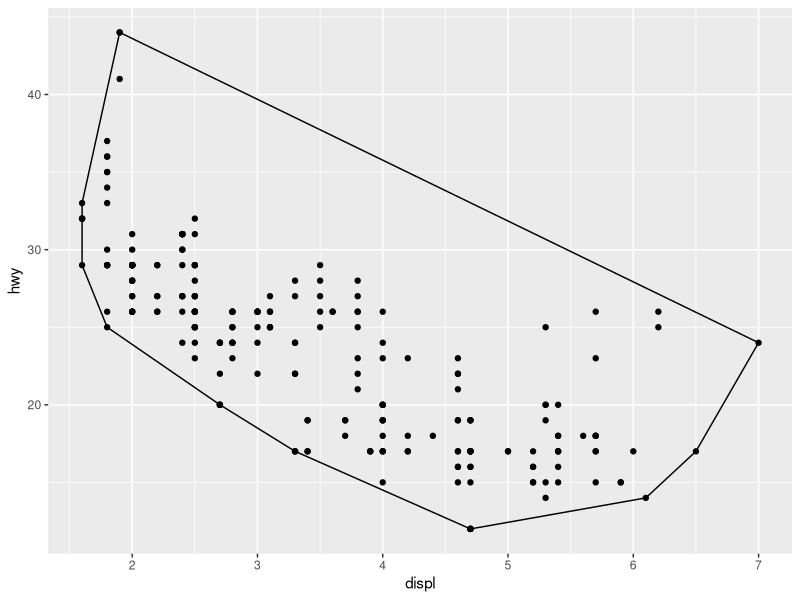
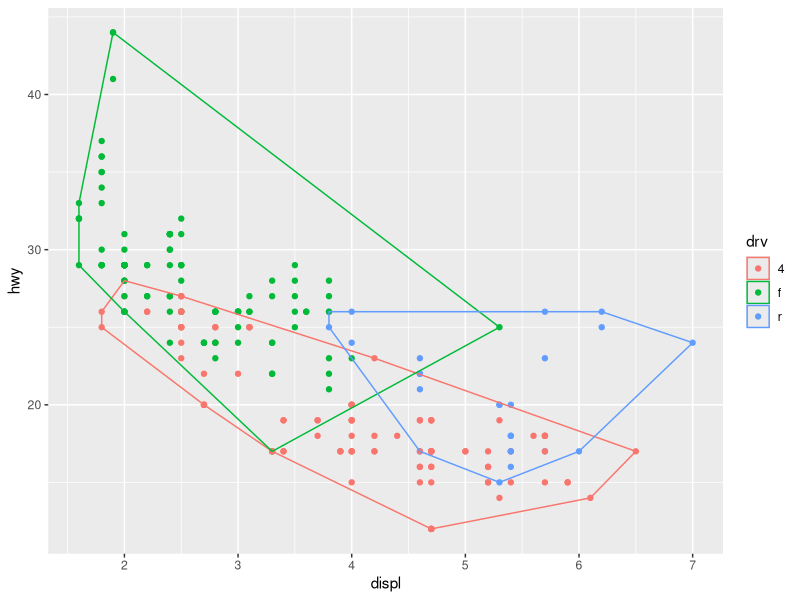
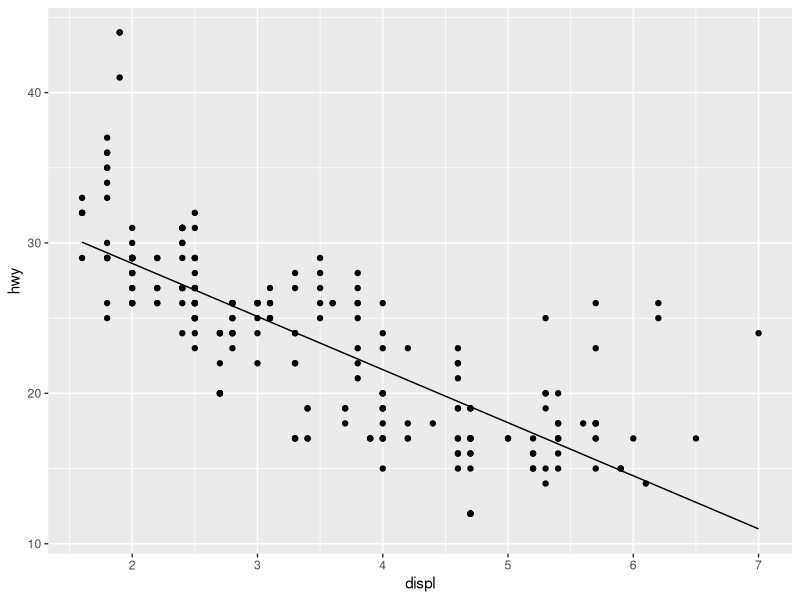
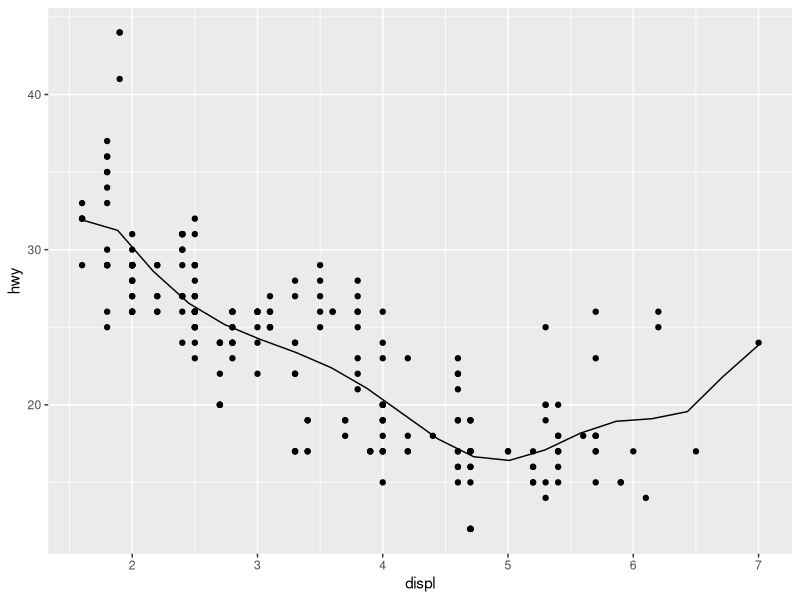

Reproduce these figures in R, in order. (Note: this script raises an error after producing the figures.)
## ---- chunk 1
knitr::opts_chunk$set(collapse = TRUE, comment = "#>")
library(ggplot2)
## ---- chunk 2
A <- ggproto("A", NULL,
  x = 1,
  inc = function(self) {
    self$x <- self$x + 1
  }
)
A$x
A$inc()
A$x
A$inc()
A$inc()
A$x
## ---- chunk 3
StatChull <- ggproto("StatChull", Stat,
  compute_group = function(data, scales) {
    data[chull(data$x, data$y), , drop = FALSE]
  },
  
  required_aes = c("x", "y")
)
## ---- chunk 4
stat_chull <- function(mapping = NULL, data = NULL, geom = "polygon",
                       position = "identity", show.legend = NA, 
                       inherit.aes = TRUE, ...) {
  layer(
    stat = StatChull, data = data, mapping = mapping, geom = geom, 
    position = position, show.legend = show.legend, inherit.aes = inherit.aes,
    params = list(...)
  )
}
## ---- chunk 5
ggplot(mpg, aes(displ, hwy)) + 
  geom_point() + 
  stat_chull(fill = NA, colour = "black")
## ---- chunk 6
ggplot(mpg, aes(displ, hwy, colour = drv)) + 
  geom_point() + 
  stat_chull(fill = NA)
## ---- chunk 7
StatLm <- ggproto("StatLm", Stat, 
  required_aes = c("x", "y"),
  
  compute_group = function(data, scales) {
    rng <- range(data$x, na.rm = TRUE)
    grid <- data.frame(x = rng)
    
    mod <- lm(y ~ x, data = data)
    grid$y <- predict(mod, newdata = grid)
    
    grid
  }
)

stat_lm <- function(mapping = NULL, data = NULL, geom = "line",
                    position = "identity", show.legend = NA, 
                    inherit.aes = TRUE, ...) {
  layer(
    stat = StatLm, data = data, mapping = mapping, geom = geom, 
    position = position, show.legend = show.legend, inherit.aes = inherit.aes,
    params = list(...)
  )
}

ggplot(mpg, aes(displ, hwy)) + 
  geom_point() + 
  stat_lm()
## ---- chunk 8
StatLm <- ggproto("StatLm", Stat, 
  required_aes = c("x", "y"),
  
  compute_group = function(data, scales, params, n = 100, formula = y ~ x) {
    rng <- range(data$x, na.rm = TRUE)
    grid <- data.frame(x = seq(rng[1], rng[2], length = n))
    
    mod <- lm(formula, data = data)
    grid$y <- predict(mod, newdata = grid)
    
    grid
  }
)

stat_lm <- function(mapping = NULL, data = NULL, geom = "line",
                    position = "identity", show.legend = NA, 
                    inherit.aes = TRUE, n = 50, formula = y ~ x, 
                    ...) {
  layer(
    stat = StatLm, data = data, mapping = mapping, geom = geom, 
    position = position, show.legend = show.legend, inherit.aes = inherit.aes,
    params = list(n = n, formula = formula, ...)
  )
}

ggplot(mpg, aes(displ, hwy)) + 
  geom_point() + 
  stat_lm(formula = y ~ poly(x, 10), n = 20)
## ---- chunk 9
StatDensity2 <- ggproto("StatDensity2", Stat, 
  required_aes = "x",
  
  setup_params = function(data, params) {
    if (!is.null(params$bandwidth))
      return(params)
    
    xs <- split(data$x, data$group)
    bws <- vapply(xs, bw.nrd0, numeric(1))
    bw <- mean(bws)
    message("Picking bandwidth of ", signif(bw, 3))
    
    list(bandwidth = bw)
  },
  
  compute_group = function(data, scales, bandwidth = 1) {
    d <- density(data$x, bw = bandwidth)
    data.frame(x = d$x, y = d$y)
  }  
)

stat_density2 <- function(mapping = NULL, data = NULL, geom = "line",
                    position = "identity", show.legend = NA, 
                    inherit.aes = TRUE, bandwidth = NULL,
                    ...) {
  layer(
    stat = StatDensity2, data = data, mapping = mapping, geom = geom, 
    position = position, show.legend = show.legend, inherit.aes = inherit.aes,
    params = list(bandwidth = bandwidth, ...)
  )
}

ggplot(mpg, aes(displ, colour = drv)) + 
  stat_density2()

ggplot(mpg, aes(displ, colour = drv)) + 
  stat_density2(bandwidth = 1)
## ---- chunk 10
StatDensity2 <- ggproto("StatDensity2", Stat, 
  required_aes = "x",
  default_aes = aes(y = ..density..),

  compute_group = function(data, scales, bandwidth = 1) {
    d <- density(data$x, bw = bandwidth)
    data.frame(x = d$x, density = d$y)
  }  
)

ggplot(mpg, aes(displ, drv, colour = ..density..)) + 
  stat_density2(bandwidth = 1, geom = "point")
## ---- chunk 11
ggplot(mpg, aes(displ, fill = drv)) + 
  stat_density2(bandwidth = 1, geom = "area", position = "stack")
## ---- chunk 12
StatDensity2 <- ggproto("StatDensity2", Stat, 
  required_aes = "x",
  default_aes = aes(y = ..density..),

  setup_params = function(data, params) {
    min <- min(data$x) - 3 * params$bandwidth
    max <- max(data$x) + 3 * params$bandwidth
    
    list(
      bandwidth = params$bandwidth,
      min = min,
      max = max
    )
  },
  
  compute_group = function(data, scales, min, max, bandwidth = 1) {
    d <- density(data$x, bw = bandwidth, from = min, to = max)
    data.frame(x = d$x, density = d$y)
  }  
)

ggplot(mpg, aes(displ, fill = drv)) + 
  stat_density2(bandwidth = 1, geom = "area", position = "stack")
ggplot(mpg, aes(displ, drv, fill = ..density..)) + 
  stat_density2(bandwidth = 1, geom = "raster")
## ---- chunk 13
GeomSimplePoint <- ggproto("GeomSimplePoint", Geom,
  required_aes = c("x", "y"),
  default_aes = aes(shape = 19, colour = "black"),
  draw_key = draw_key_point,

  draw_panel = function(data, panel_scales, coord) {
    coords <- coord$transform(data, panel_scales)
    grid::pointsGrob(
      coords$x, coords$y,
      pch = coords$shape,
      gp = grid::gpar(col = coords$colour)
    )
  }
)

geom_simple_point <- function(mapping = NULL, data = NULL, stat = "identity",
                              position = "identity", show.legend = NA, 
                              inherit.aes = TRUE, ...) {
  layer(
    geom = GeomSimplePoint, mapping = mapping,  data = data, stat = stat, 
    position = position, show.legend = show.legend, inherit.aes = inherit.aes,
    params = list(...)
  )
}

ggplot(mpg, aes(displ, hwy)) + geom_simple_point()
## ---- chunk 14
GeomSimplePolygon <- ggproto("GeomPolygon", Geom,
  required_aes = c("x", "y"),
  
  default_aes = aes(colour = "NA", fill = "grey20", size = 0.5, linetype = 1, alpha = 1),

  draw_key = draw_key_polygon,

  draw_group = function(data, panel_scales, coord) {
    n <- nrow(data)
    if (n <= 2) return(grid::nullGrob())

    coords <- coord$transform(data, panel_scales)
    # A polygon can only have a single colour, fill, etc, so take from first row
    first_row <- coords[1, , drop = FALSE]

    grid::polygonGrob(
      coords$x, coords$y, 
      default.units = "native",
      gp = grid::gpar(
        col = first_row$colour,
        fill = scales::alpha(first_row$fill, first_row$alpha),
        lwd = first_row$size * .pt,
        lty = first_row$linetype
      )
    )
  }
)
geom_simple_polygon <- function(mapping = NULL, data = NULL, stat = "chull",
                                position = "identity", show.legend = NA, 
                                inherit.aes = TRUE, ...) {
  layer(
    geom = GeomSimplePolygon, mapping = mapping, data = data, stat = stat, 
    position = position, show.legend = show.legend, inherit.aes = inherit.aes,
    params = list(...)
  )
}

ggplot(mpg, aes(displ, hwy)) + 
  geom_point() + 
  geom_simple_polygon(aes(colour = class), fill = NA)
## ---- chunk 15
geom_chull <- function(mapping = NULL, data = NULL, 
                       position = "identity", show.legend = NA, 
                       inherit.aes = TRUE, ...) {
  layer(
    stat = StatChull, geom = GeomPolygon, data = data, mapping = mapping,
    position = position, show.legend = show.legend, inherit.aes = inherit.aes,
    params = list(...)
  )
}
## ---- chunk 16
GeomPolygonHollow <- ggproto("GeomPolygonHollow", GeomPolygon,
  default_aes = aes(colour = "black", fill = NA, size = 0.5, linetype = 1,
    alpha = NA)
  )
geom_chull <- function(mapping = NULL, data = NULL, 
                       position = "identity", show.legend = NA, 
                       inherit.aes = TRUE, ...) {
  layer(
    stat = StatChull, geom = GeomPolygonHollow, data = data, mapping = mapping,
    position = position, show.legend = show.legend, inherit.aes = inherit.aes,
    params = list(...)
  )
}

ggplot(mpg, aes(displ, hwy)) + 
  geom_point() + 
  geom_chull()
## ---- chunk 17
df <- data.frame(x = 1:3, y = 1:3)
base <- ggplot(df, aes(x, y)) + geom_point()

base + theme(text = element_text(colour = "pink"))
## ---- chunk 18
theme_grey()$legend.key

new_theme <- theme_grey() + theme(legend.key = element_rect(colour = "red"))
new_theme$legend.key

new_theme <- theme_grey() %+replace% theme(legend.key = element_rect(colour = "red"))
new_theme$legend.key
